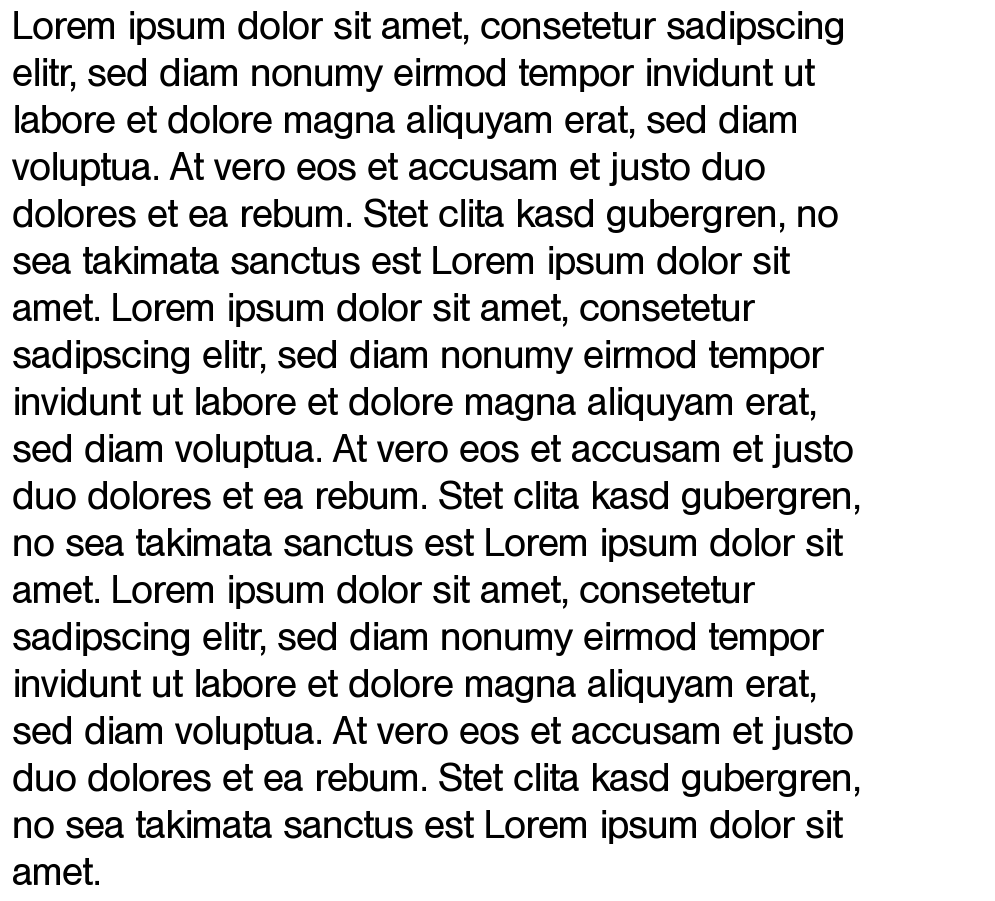
%> input picture Laboratorio/Laboratorio 8/Lorem_Ipsum_Helvetica.png, 995 x 901 px
$ octave main_201617340_201618027.m   (GNU Octave 9; MATLAB toolbox functions it lacks are replaced by stand-ins)
%> lines starting %> are read from the running program, lines starting %| are printed output that depends on the picture; in (x1, y1, x2, y2) boxes, pixels count from 0 and x2, y2 are one past the last pixel; in counts of white or black regions, pixels touching at a corner belong together; the program's own positions count from 1
%% Elementos estructurantes
%Lee la imagen, la convierte a escala de grises, la binariza y toma el
%complemento (para seguir la convención de objeto de interés 1 (letras) y
%fondo 0)
im=imread(fullfile(pwd, 'Lorem_Ipsum_Helvetica.png'));
%> im is the input picture: size 901x995x3 uint8; min 0, max 255, mean 218.7
im=rgb2gray(im);
%> im: size 901x995 uint8
im=imbinarize(im);
%> im: size 901x995 logical; 85% white; 777 black regions (57 under 20 px), largest, box (x1, y1, x2, y2) and area: (475, 200, 504, 227) 357, (83, 247, 112, 274) 357, (190, 247, 219, 274) 357
im=imcomplement(im);
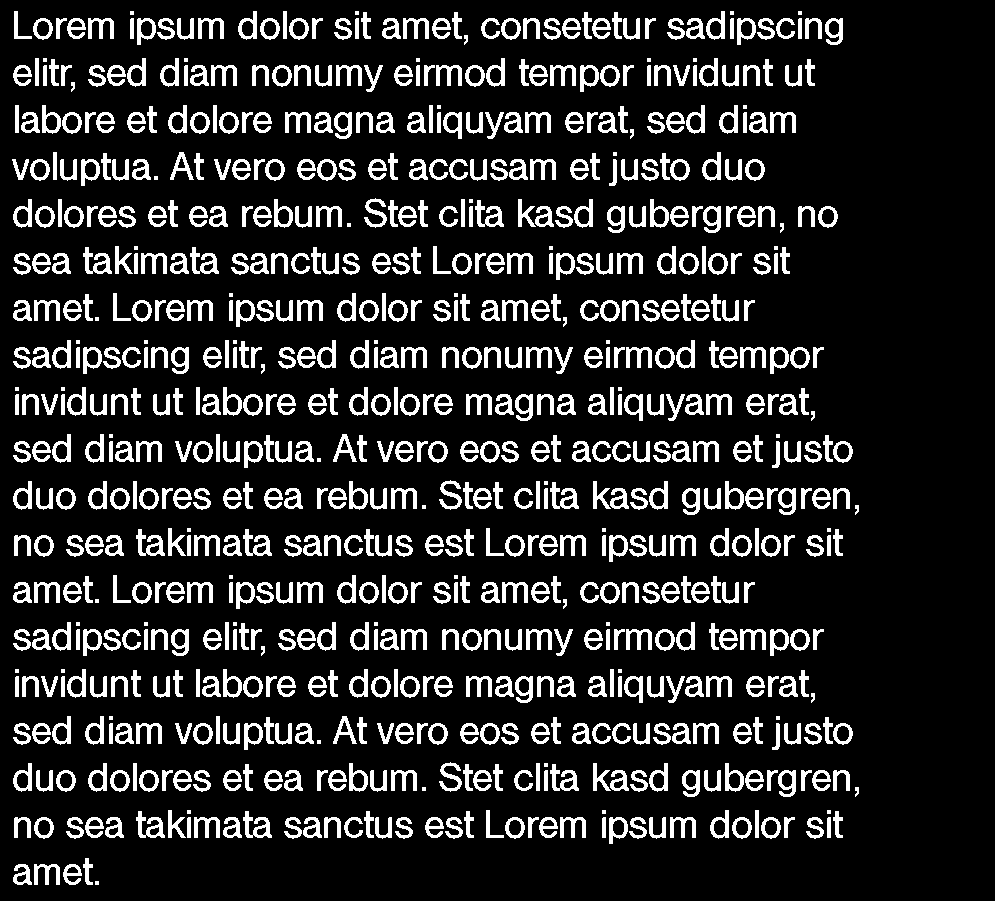
%> im: size 901x995 logical; 15% white; 777 white regions (57 under 20 px), largest, box (x1, y1, x2, y2) and area: (475, 200, 504, 227) 357, (83, 247, 112, 274) 357, (190, 247, 219, 274) 357
subplot(2,3,1);
imshow(imcomplement(im));
title('Original');

%Elemento 1: cuadrado de 2x2
el=[1 1; 1 1];

%Apertura por reconstrucción
erosion=imerode(im,el);
%> erosion: size 901x995 logical; 10% white in thin lines or dots, all inside (x1, y1, x2, y2) = (12, 11, 858, 884)
subplot(2,3,2);
imshow(imcomplement(imreconstruct(erosion,im)));
title('Cuadrado 2x2');

%Elemento 2: disco de radio 2
el=strel('disk',2);

%Apertura por reconstrucción
erosion=imerode(im,el);
%> erosion: size 901x995 logical; 0.69% white in thin lines or dots, all inside (x1, y1, x2, y2) = (15, 18, 849, 883)
subplot(2,3,3);
imshow(imcomplement(imreconstruct(erosion,im)));
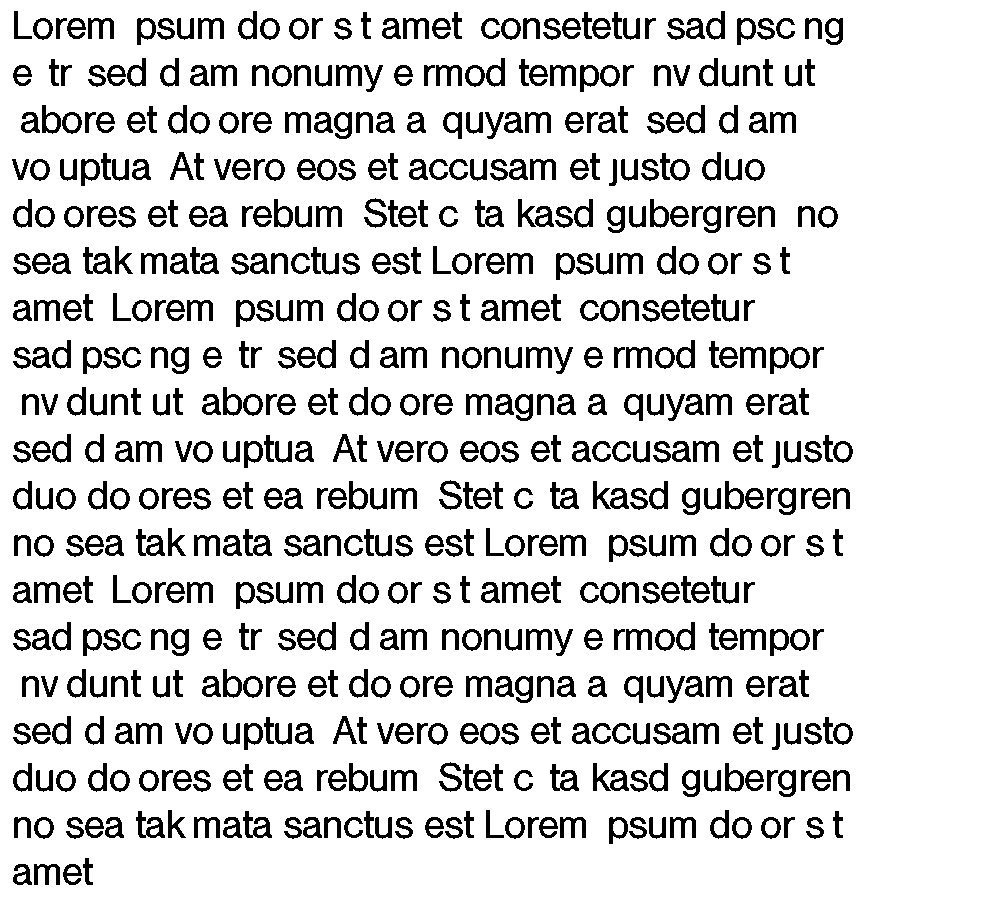
%> displayed picture: size 901x995 logical; 85.9% white; 636 black regions, largest, box (x1, y1, x2, y2) and area: (475, 200, 504, 227) 357, (83, 247, 112, 274) 357, (190, 247, 219, 274) 357
title('Circulo de radio 2');

%Elemento 3: línea vertical de 4 pixeles
el=[1;1;1;1];

%Apertura por reconstrucción
erosion=imerode(im,el);
%> erosion: size 901x995 logical; 8.6% white; 2148 white regions (915 under 20 px), largest, box (x1, y1, x2, y2) and area: (518, 200, 534, 225) 149, (115, 247, 131, 272) 149, (593, 482, 609, 507) 149
subplot(2,3,4);
imshow(imcomplement(imreconstruct(erosion,im)));
title('Línea vertical de 4 píxeles');

%Elemento 4: línea horizontal de 3 pixeles
el=[1 1 1];

%Apertura por reconstrucción
erosion=imerode(im,el);
%> erosion: size 901x995 logical; 9.3% white in thin lines or dots, all inside (x1, y1, x2, y2) = (13, 11, 858, 885)
subplot(2,3,5);
imshow(imcomplement(imreconstruct(erosion,im)));
title('Línea horizontal de 3 píxeles');

%Elemento 5: rectangulo de 4x3
el=[1 1 1;1 1 1;1 1 1;1 1 1];

%Apertura por reconstrucción
erosion=imerode(im,el);
%> erosion: size 901x995 logical; 3.5% white in thin lines or dots, all inside (x1, y1, x2, y2) = (14, 12, 858, 883)
subplot(2,3,6);
imshow(imcomplement(imreconstruct(erosion,im)));
title('Rectangulo 4x3');
pause;

% Reconocer T's

%Elemento estructurante
el=[0 0 1 1 1 1 0;1 1 1 1 1 1 1;1 1 1 1 1 1 1;1 1 1 1 1 1 1;1 1 1 1 1 1 1;0 0 1 1 1 1 0];

%Apertura por reconstrucción
erosion=imerode(im,el);
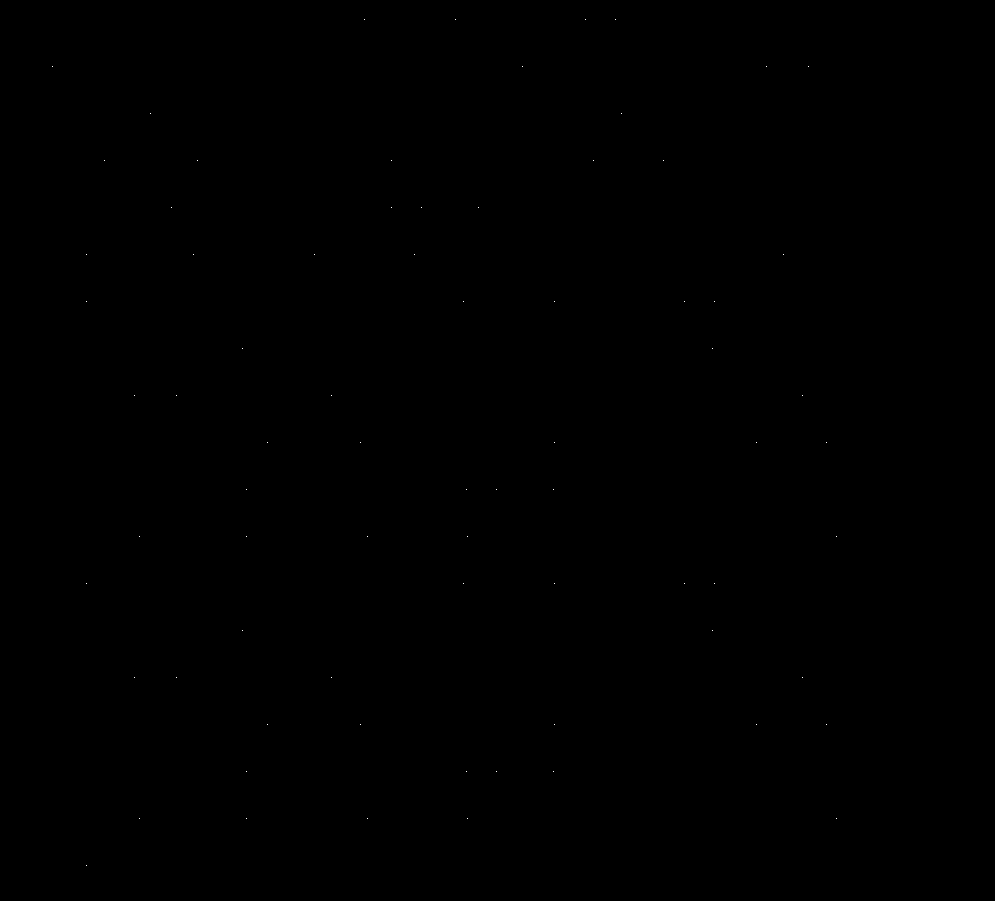
%> erosion: size 901x995 logical; 0.01% white in thin lines or dots, all inside (x1, y1, x2, y2) = (52, 19, 837, 866)
reconstruccion=imreconstruct(erosion,im);
%Muestra los resultados en pantalla
subplot(1,2,1);
imshow(imcomplement(im));
title('Imagen Original');
subplot(1,2,2);
imshow(imcomplement(reconstruccion));
title('Recuperación de letras t');
pause;

% Reconocer O's

im=imread(fullfile(pwd, 'Lorem_Ipsum_Helvetica.png'));
im=rgb2gray(im);
im=imcomplement(imbinarize(im));
el=[0 0 0 0 0 1 1 1 1;0 0 0 0 1 1 1 1 0;0 0 0 1 1 1 1 1 0;1 1 1 1 1 1 1 0 0;1 1 1 1 1 1 0 0 0;1 1 1 1 1 0 0 0 0;1 0 0 0 0 0 0 0 0];

%Apertura por reconstrucción
erosion=imerode(im,el);
%> erosion: size 901x995 logical; 0.01% white in thin lines or dots, all inside (x1, y1, x2, y2) = (44, 36, 848, 836)
reconstruccion=imreconstruct(erosion,im);
%> reconstruccion: size 901x995 logical; 1.5% white; 69 white regions, largest, box (x1, y1, x2, y2) and area: (518, 199, 536, 227) 218, (115, 246, 133, 274) 218, (593, 481, 611, 509) 218
%Muestra los resultados en pantalla
subplot(1,2,1);
imshow(imcomplement(im));
title('Imagen Original');
subplot(1,2,2);
imshow(imcomplement(reconstruccion));
title('Recuperación de letras o');
pause;

% Recuperación de M's

im=imread(fullfile(pwd, 'Lorem_Ipsum_Helvetica.png'));
im=rgb2gray(im);
im=imcomplement(imbinarize(im));
el=[1   1   0   0   0   0   0   0   1
    1   1   1   1   0   0   1   1   1
    1   1   1   1   1   1   1   1   1
    0   1   1   1   1   1   1   1   0
    0   0   1   1   1   1   1   0   0
    0   0   1   1   1   1   1   0   0];

%Apertura por reconstrucción
erosion=imerode(im,el);
%> erosion: size 901x995 logical; 0.01% white in thin lines or dots, all inside (x1, y1, x2, y2) = (47, 20, 784, 867)
reconstruccion=imreconstruct(erosion,im);
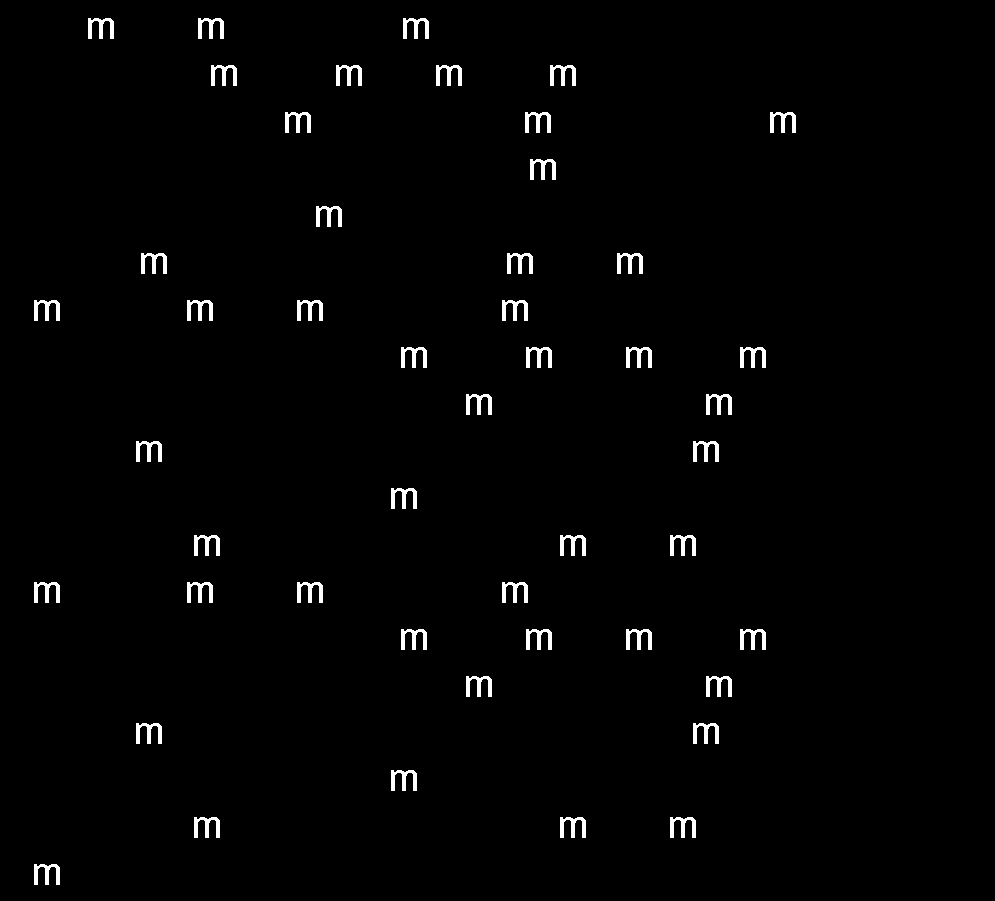
%> reconstruccion: size 901x995 logical; 1.5% white; 48 white regions, largest, box (x1, y1, x2, y2) and area: (88, 18, 114, 39) 284, (198, 18, 224, 39) 284, (403, 18, 429, 39) 284
%Muestra los resultados en pantalla
subplot(1,2,1);
imshow(imcomplement(im));
title('Imagen Original');
subplot(1,2,2);
imshow(imcomplement(reconstruccion));
title('Recuperación de letras m');
pause;
%% Jerarquías y h mínimos

%Lee y carga la imagen
%> (the run ends here)

$ run again, with Laboratorio/Laboratorio 8/1.1.jpg saved as Laboratorio/Laboratorio 8/Lorem_Ipsum_Helvetica.png
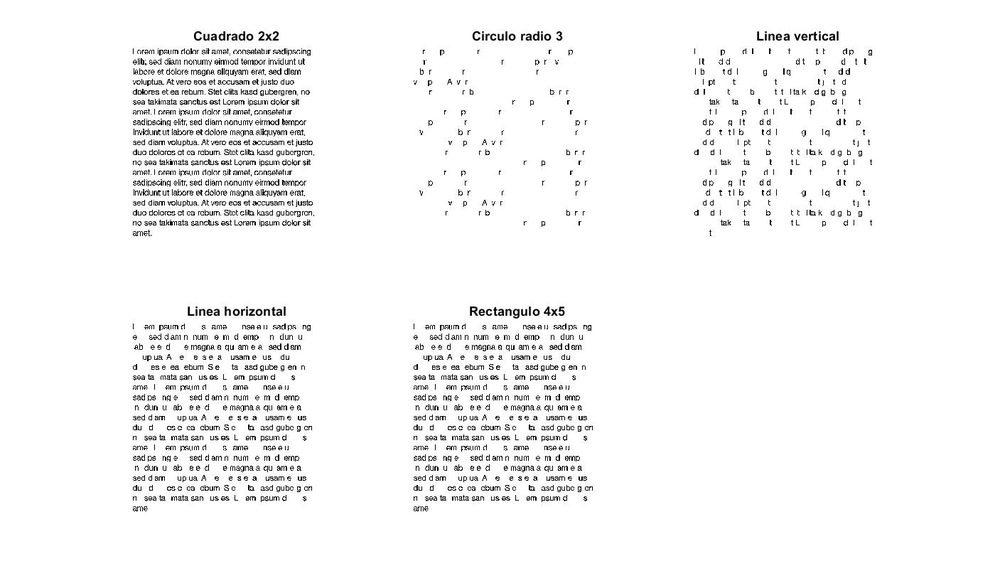
%> input picture Laboratorio/Laboratorio 8/1.1.jpg, 1000 x 581 px, shrunk from 1407 x 817 before the run
%> im is the input picture: size 581x1000x3 uint8; min 0, max 255, mean 246.1
%> `im=imbinarize(im);`:
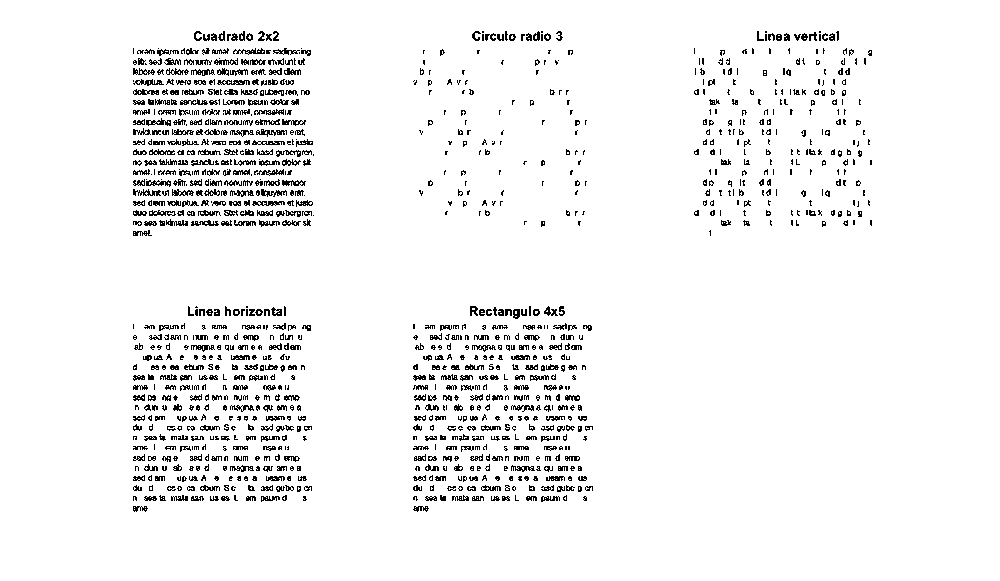
%> im: size 581x1000 logical; 95.1% white; black in thin lines or dots, all inside (x1, y1, x2, y2) = (133, 31, 872, 512)
%> `imshow(imcomplement(imreconstruct(erosion,im)));`:
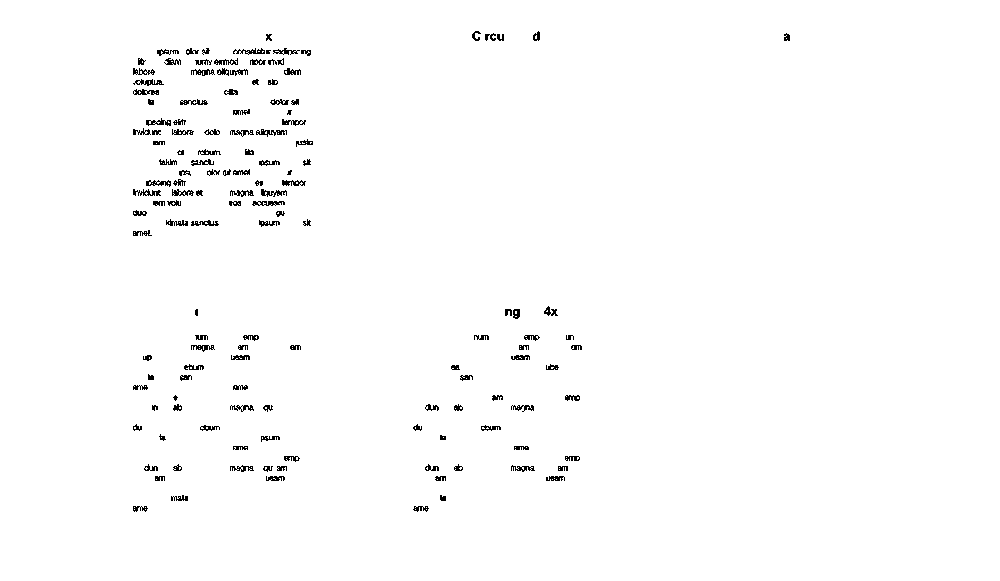
%> displayed picture: size 581x1000 logical; 98.7% white; black in thin lines or dots, all inside (x1, y1, x2, y2) = (133, 31, 790, 512)

$ run again, with Laboratorio/Laboratorio 8/ModeloSI.jpg saved as Laboratorio/Laboratorio 8/Lorem_Ipsum_Helvetica.png
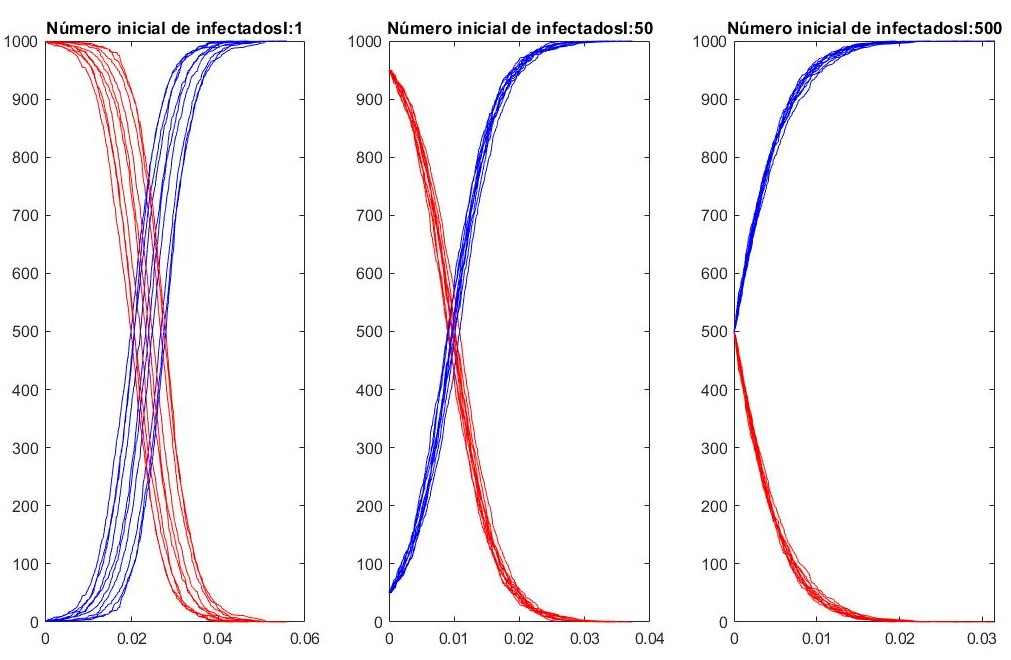
%> input picture Laboratorio/Laboratorio 8/ModeloSI.jpg, 1011 x 660 px
%> im is the input picture: size 660x1011x3 uint8; mean R, G, B 244.2, 240.9, 243.8
%> `im=imbinarize(im);`:
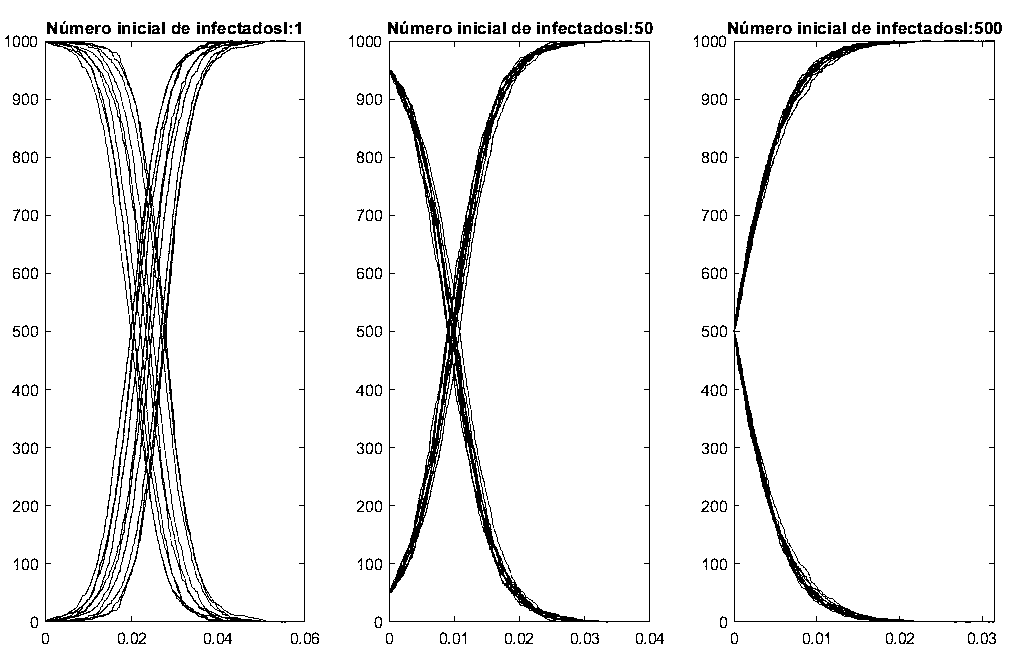
%> im: size 660x1011 logical; 93.9% white; black in thin lines or dots
%> `reconstruccion=imreconstruct(erosion,im);`:
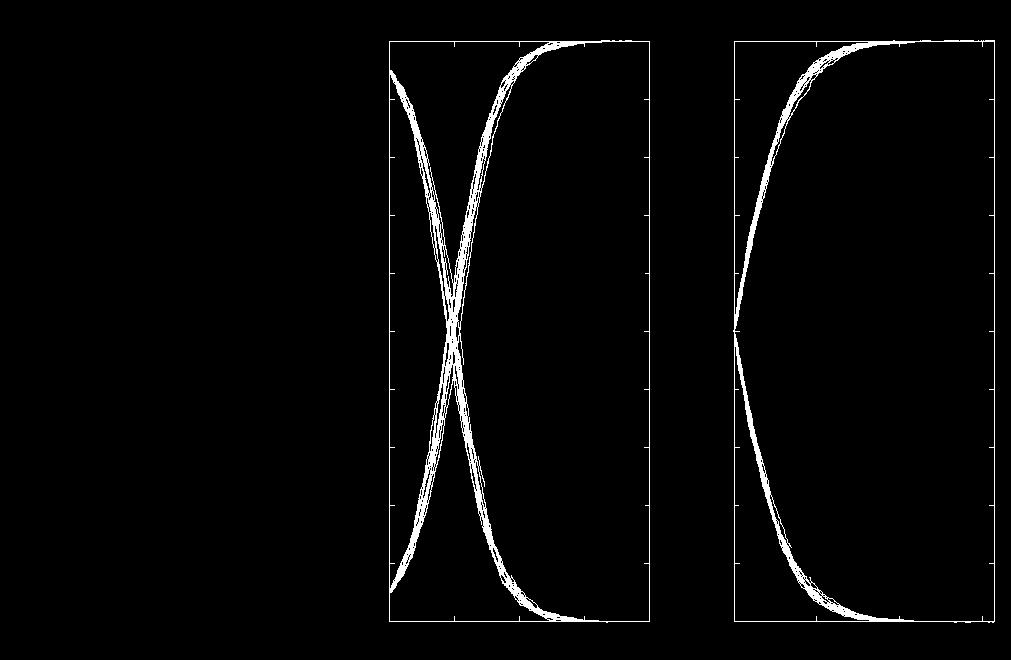
%> reconstruccion: size 660x1011 logical; 2.6% white; 2 white regions, box (x1, y1, x2, y2) and area: (389, 40, 650, 623) 11065, (733, 40, 995, 623) 6074
